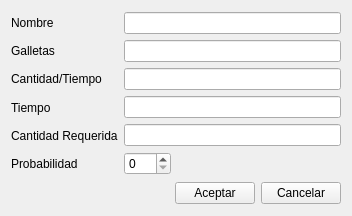
<?xml version="1.0" encoding="UTF-8"?>
<ui version="4.0">
 <class>VentanaPaquete</class>
 <widget class="QWidget" name="VentanaPaquete">
  <property name="geometry">
   <rect>
    <x>0</x>
    <y>0</y>
    <width>352</width>
    <height>216</height>
   </rect>
  </property>
  <property name="minimumSize">
   <size>
    <width>352</width>
    <height>216</height>
   </size>
  </property>
  <property name="maximumSize">
   <size>
    <width>352</width>
    <height>216</height>
   </size>
  </property>
  <property name="windowTitle">
   <string>Agregar nuevo empaque</string>
  </property>
  <property name="windowIcon">
   <iconset resource="imagenes.qrc">
    <normaloff>:/imagenes/Imagenes/iconoGalletas.png</normaloff>:/imagenes/Imagenes/iconoGalletas.png</iconset>
  </property>
  <layout class="QVBoxLayout" name="verticalLayout_3">
   <item>
    <layout class="QHBoxLayout" name="horizontalLayout">
     <item>
      <layout class="QVBoxLayout" name="verticalLayout_2">
       <item>
        <widget class="QLabel" name="nombre">
         <property name="text">
          <string>Nombre</string>
         </property>
        </widget>
       </item>
       <item>
        <widget class="QLabel" name="galletas">
         <property name="text">
          <string>Galletas</string>
         </property>
        </widget>
       </item>
       <item>
        <widget class="QLabel" name="cantidad">
         <property name="text">
          <string>Cantidad/Tiempo</string>
         </property>
        </widget>
       </item>
       <item>
        <widget class="QLabel" name="tiempo">
         <property name="text">
          <string>Tiempo</string>
         </property>
        </widget>
       </item>
       <item>
        <widget class="QLabel" name="cantidadRequerida">
         <property name="text">
          <string>Cantidad Requerida</string>
         </property>
        </widget>
       </item>
       <item>
        <widget class="QLabel" name="probabilidad">
         <property name="text">
          <string>Probabilidad</string>
         </property>
        </widget>
       </item>
      </layout>
     </item>
     <item>
      <layout class="QVBoxLayout" name="verticalLayout">
       <item>
        <widget class="QLineEdit" name="editorNombre"/>
       </item>
       <item>
        <widget class="QLineEdit" name="editorGalletas"/>
       </item>
       <item>
        <widget class="QLineEdit" name="editorCantidad"/>
       </item>
       <item>
        <widget class="QLineEdit" name="editorTiempo"/>
       </item>
       <item>
        <widget class="QLineEdit" name="editorRequerida"/>
       </item>
       <item>
        <layout class="QHBoxLayout" name="horizontalLayout_2">
         <item>
          <widget class="QSpinBox" name="editorProbabilidad">
           <property name="maximum">
            <number>100</number>
           </property>
          </widget>
         </item>
         <item>
          <spacer name="horizontalSpacer">
           <property name="orientation">
            <enum>Qt::Horizontal</enum>
           </property>
           <property name="sizeHint" stdset="0">
            <size>
             <width>108</width>
             <height>18</height>
            </size>
           </property>
          </spacer>
         </item>
        </layout>
       </item>
      </layout>
     </item>
    </layout>
   </item>
   <item>
    <layout class="QHBoxLayout" name="horizontalLayout_3">
     <item>
      <spacer name="horizontalSpacer_2">
       <property name="orientation">
        <enum>Qt::Horizontal</enum>
       </property>
       <property name="sizeHint" stdset="0">
        <size>
         <width>40</width>
         <height>20</height>
        </size>
       </property>
      </spacer>
     </item>
     <item>
      <widget class="QPushButton" name="aceptar">
       <property name="text">
        <string>Aceptar</string>
       </property>
      </widget>
     </item>
     <item>
      <widget class="QPushButton" name="cancelar">
       <property name="text">
        <string>Cancelar</string>
       </property>
      </widget>
     </item>
    </layout>
   </item>
  </layout>
 </widget>
 <resources>
  <include location="imagenes.qrc"/>
 </resources>
 <connections/>
</ui>
